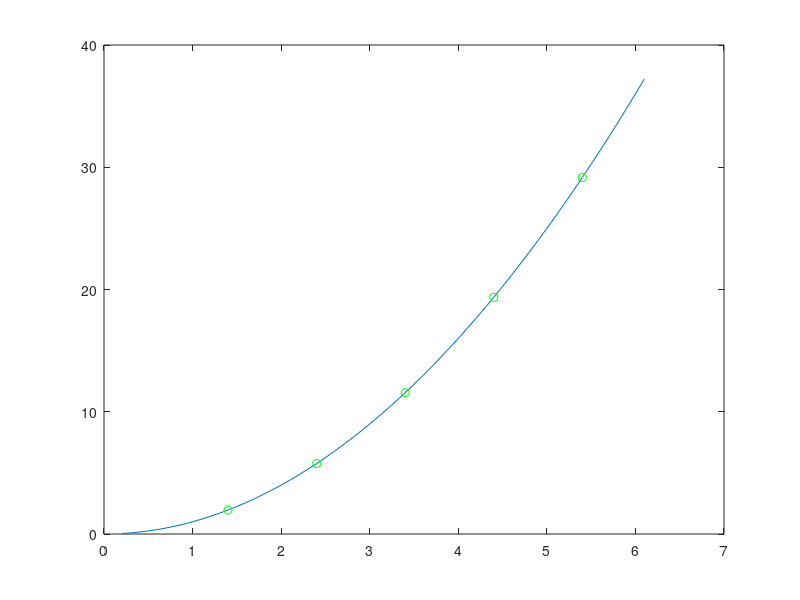

Write the MATLAB code that produced this figure.
## Copyright (C) 1998, 1999, 2000 Joao Cardoso.
## 
## This program is free software; you can redistribute it and/or modify it
## under the terms of the GNU General Public License as published by the
## Free Software Foundation; either version 2 of the License, or (at your
## option) any later version.
## 
## This program is distributed in the hope that it will be useful, but
## WITHOUT ANY WARRANTY; without even the implied warranty of
## MERCHANTABILITY or FITNESS FOR A PARTICULAR PURPOSE.  See the GNU
## General Public License for more details.
##
## This file is part of plplot_octave.

    
function p1

  xscale = 6.;
  yscale = 1.;
  xoff = 0.;
  yoff = 0.;

  m=60;
  
  for i=1:m
    x(i) = xoff + xscale * (i + 1) / m;
    y(i) = yoff + yscale * (x(i).^2.);
  endfor

  n=5;
  
  for i=1:n
    xs(i) = x(i * 10 + 3);
    ys(i) = y(i * 10 + 3);
  endfor

  ## Plot the data points */

  xlabel("(x)");
  ylabel("(y)");
  title("#frPLplot Example 1 - y=x#u2");

  plot(x, y, xs, ys, 'og');
  
endfunction

